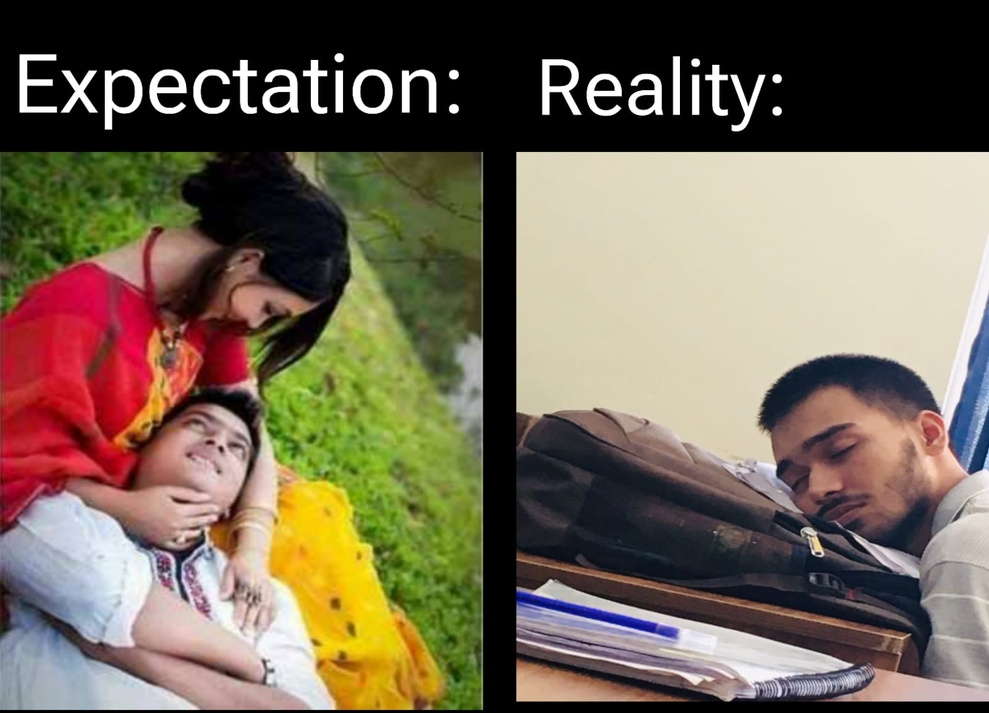
#> input picture IMG-20230914-WA0004.jpg, 989 x 713 px, shrunk from 1600 x 1154 before the run, given in place of the camera
$ python realtime_blue_color_detector.py
#> lines starting #> are read from the running program, lines starting #| are printed output that depends on the picture; after the words box and inside, x2 and y2 are one past the last pixel; in counts of white or black regions, pixels touching at a corner belong together
import cv2
import numpy as np
cap=cv2.VideoCapture(0)
while True:
    _,frame=cap.read()
#> frame is the input picture: shape (713, 989, 3); mean B, G, R 85.5, 103, 115.3
    hsv=cv2.cvtColor(frame,cv2.COLOR_BGR2HSV)
#> hsv: shape (713, 989, 3); mean H, S, V 46.8, 76.6, 121.4
    lower_blue=np.array([60,35,140])
    upper_blue=np.array([180,255,255])
    mask=cv2.inRange(hsv,lower_blue,upper_blue)
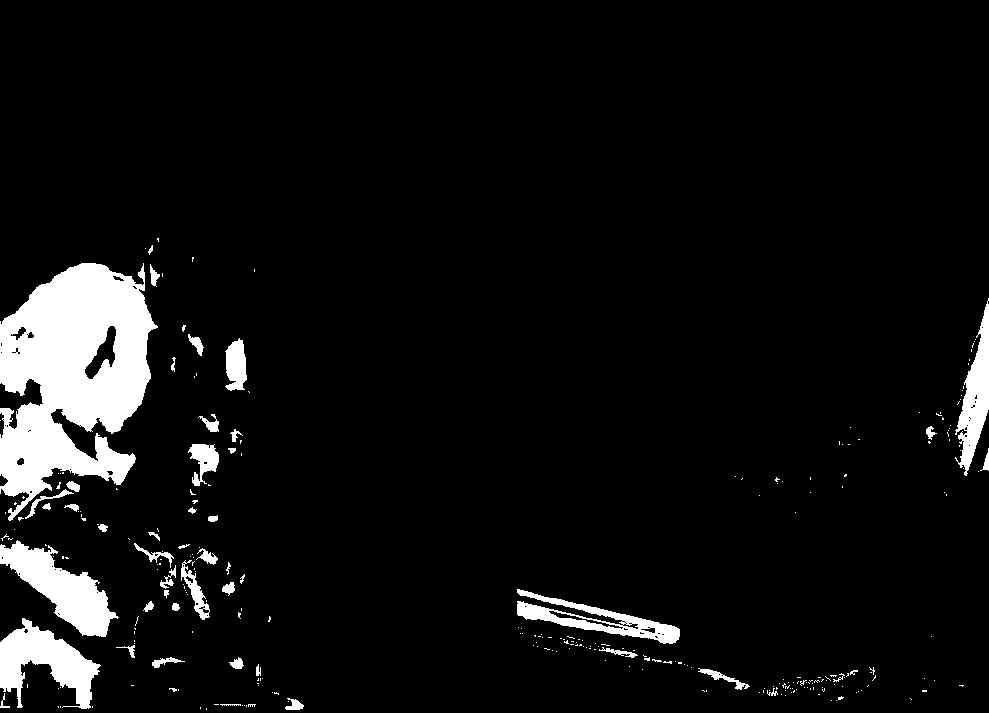
#> mask: shape (713, 989); 6.5% white; 290 white regions (243 under 20 px), largest, box (x1, y1, x2, y2) and area: (0, 263, 158, 521) 25081, (0, 540, 119, 637) 4731, (0, 618, 101, 709) 4351
    result=cv2.bitwise_and(frame,frame,mask=mask)
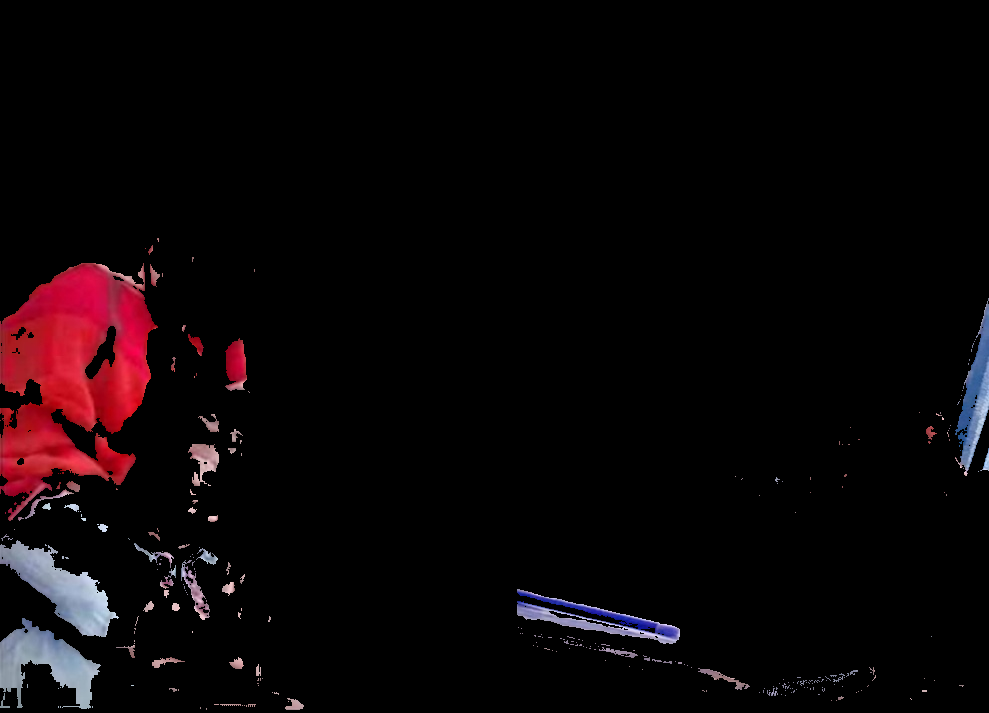
#> result: shape (713, 989, 3); mean B, G, R 6.6, 4.9, 10.9
    #show frames
    cv2.imshow('Original Frame', frame)
    cv2.imshow('Blue Mask', mask)
    cv2.imshow('Blue Filtered Result', result)

    # Press 'q' to quit
    if cv2.waitKey(1) & 0xFF == ord('q'):
#> (key q is pressed here)
        break  # Exit the loop when 'q' is pressed

cap.release()


cv2.destroyAllWindows()
print("Exiting...")  # Confirm exit

$ run again, on gamma_transformed0.5.jpg
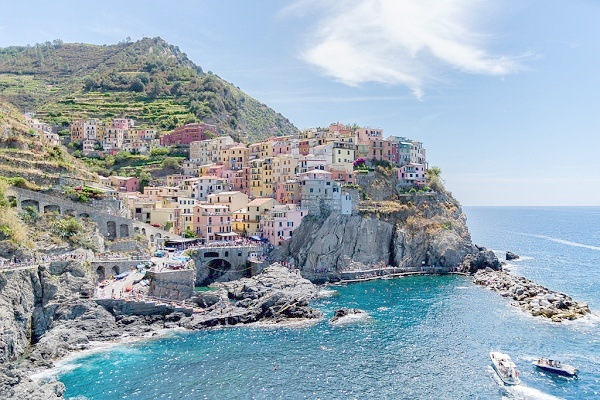
#> input picture gamma_transformed0.5.jpg, 600 x 400 px, given in place of the camera
#> frame is the input picture: shape (400, 600, 3); mean B, G, R 181.3, 169.5, 152.7
#> hsv: shape (400, 600, 3); mean H, S, V 92.5, 56.4, 186.5
#> `mask=cv2.inRange(hsv,lower_blue,upper_blue)`:
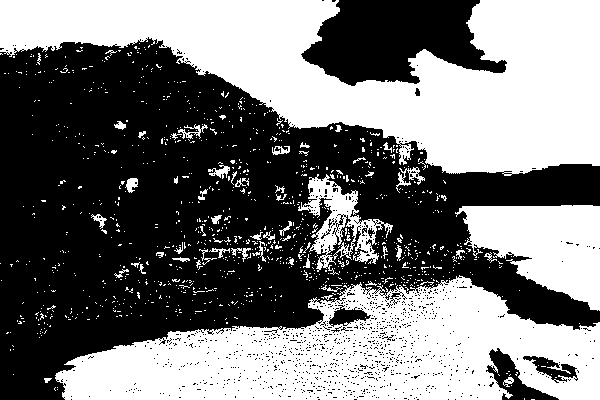
#> mask: shape (400, 600); 46.7% white; 1022 white regions (964 under 20 px), largest, box (x1, y1, x2, y2) and area: (0, 0, 600, 176) 54080, (55, 275, 600, 400) 39984, (455, 205, 600, 311) 9460
#> `result=cv2.bitwise_and(frame,frame,mask=mask)`:
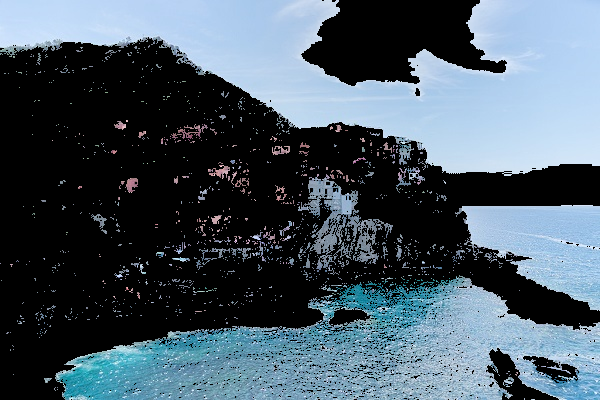
#> result: shape (400, 600, 3); mean B, G, R 99.9, 88.2, 72.9
